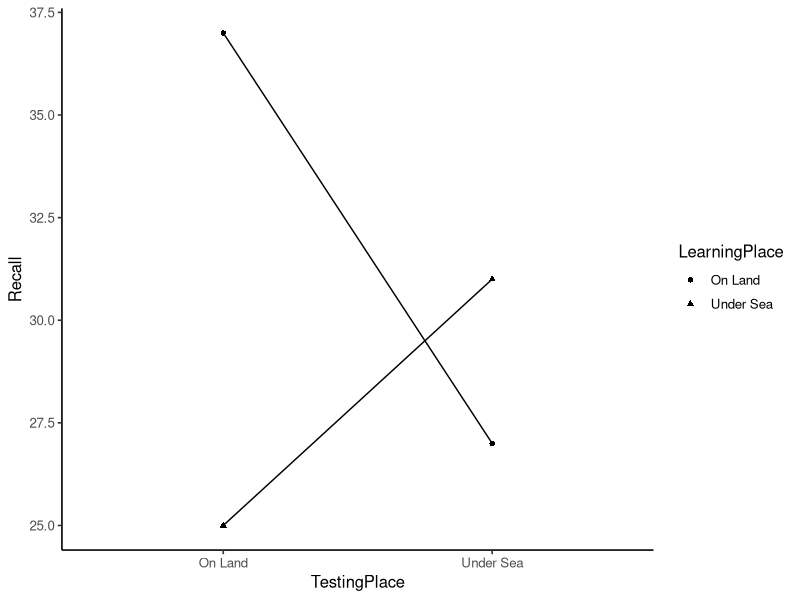

Reproduce this figure in R.
## ---- chunk 1
knitr::opts_chunk$set(
  collapse = TRUE,
  comment = "#>",
  message = FALSE,
  warning = FALSE
)
## ---- chunk 2
library(tibble)
library(tidyr)
library(dplyr)

e1 <- tribble(~Subject, ~Drug_A, ~Placebo, ~Drug_B,
        "s1", 124, 108, 104,
        "s2", 105, 107, 100,
        "s3",107,90,100,
        "s4",109,89,93,
        "s5",94,105,89,
        "s6",121,71,84) 

# convert to long
e1 <- pivot_longer(e1,cols = !Subject,
                   names_to = "IV",
                   values_to = "Latency")

# Convert IVs to factors
e1 <- e1 %>%
  mutate(Subject = as.factor(Subject),
         IV = as.factor(IV))

# conduct ANOVA, note the addition of the error term in the formula
aov_out <- aov(Latency ~ IV + Error(Subject), data=e1)
summary(aov_out)
## ---- chunk 3
e2 <- tribble(~Subject, ~r1, ~r2, ~r3, ~r4, ~r5, ~r6,
        "s1",30,18,21,15,18,12,
        "s2",21,23,16,17,13,12,
        "s3",19,21,13,15,13,9,
        "s4",19,19,16,9,11,10,
        "s5",21,16,12,15,9,11,
        "s6",22,17,14,12,10,9,
        "s7",19,20,17,10,13,5,
        "s8",17,18,11,11,9,12
        ) 

# convert to long
e2 <- pivot_longer(e2,cols = !Subject,
                   names_to = "Rank",
                   values_to = "Recall")

# Convert IVs to factors
e2 <- e2 %>%
  mutate(Subject = as.factor(Subject),
         Rank = as.factor(Rank))

# conduct ANOVA, note the addition of the error term in the formula
aov_out <- aov(Recall ~ Rank + Error(Subject), data= e2)
summary(aov_out)

## ---- chunk 4
godden_baddeley <- tribble(~Subjects,~LearningPlace,~TestingPlace,~Recall,
        "s1","On Land","On Land",34,
        "s2","On Land","On Land",37,
        "s3","On Land","On Land",27,
        "s4","On Land","On Land",43,
        "s5","On Land","On Land",44,
        "s1","On Land","Under Sea",18,
        "s2","On Land","Under Sea",21,
        "s3","On Land","Under Sea",25,
        "s4","On Land","Under Sea",37,
        "s5","On Land","Under Sea",34,
        "s1","Under Sea","On Land",14,
        "s2","Under Sea","On Land",21,
        "s3","Under Sea","On Land",31,
        "s4","Under Sea","On Land",27,
        "s5","Under Sea","On Land",32,
        "s1","Under Sea","Under Sea",22,
        "s2","Under Sea","Under Sea",25,
        "s3","Under Sea","Under Sea",33,
        "s4","Under Sea","Under Sea",33,
        "s5","Under Sea","Under Sea",42
        )

# convert IVs to factors
godden_baddeley <- godden_baddeley %>%
  mutate(Subjects = as.factor(Subjects),
         LearningPlace = as.factor(LearningPlace),
         TestingPlace = as.factor(TestingPlace))

# run ANOVA
aov_out <- aov(Recall ~ LearningPlace*TestingPlace + Error(Subjects/(LearningPlace*TestingPlace)), godden_baddeley)

# print out ANOVA summary table
summary(aov_out)

# generate plot of means
library(ggplot2)

ggplot(godden_baddeley, aes(x=TestingPlace,
                            y=Recall,
                            shape=LearningPlace,
                            group=LearningPlace))+
  geom_point(stat="summary",fun="mean")+
  geom_line(stat="summary",fun="mean")+
  theme_classic(base_size=12)
## ---- chunk 5
## example data set to illustrate sphericity
textbook <- tribble(~S, ~a1, ~a2, ~a3, ~a4,
        "s1",76,64,34,26,
        "s2",60,48,46,30,
        "s3",58,34,32,28,
        "s4",46,46,32,28,
        "s5",30,18,36,28
        ) 

## selecting the table of values in each column
textbook[,2:5]

## computing the covariation matrix
cov(textbook[,2:5])

## ta
colMeans(cov(textbook[,2:5]))

## sa-s
colMeans(cov(textbook[,2:5])) - mean(cov(textbook[,2:5]))

## double-centering

cov_matrix <- cov(textbook[,2:5])
col_mean_matrix <- cov_matrix*0 + colMeans(cov_matrix)
row_mean_matrix <- t(cov_matrix*0 + rowMeans(cov_matrix))
dc_matrix <- cov_matrix - col_mean_matrix -row_mean_matrix + mean(cov_matrix)

## greenhouse-geisser
sum(diag(dc_matrix))^2 / ((dim(dc_matrix)[1]-1)*sum(dc_matrix^2))
## ---- chunk 6
textbook <- tribble(~S, ~a1, ~a2, ~a3, ~a4,
        "s1",76,64,34,26,
        "s2",60,48,46,30,
        "s3",58,34,32,28,
        "s4",46,46,32,28,
        "s5",30,18,36,28
        ) 

## ANOVA using car
wide_data <- as.matrix(textbook[1:5,2:5])
aov_model <- lm(wide_data ~1)
rm_factor <- factor(c('a1','a2','a3','a4'))
library(car)
new_anova <- Anova(aov_model, 
                   idata=data.frame(rm_factor),
                   idesign = ~rm_factor,
                   type="III")
summary(new_anova,multivariate=FALSE)
## ---- chunk 7
pf(q= 5.3571, df1= 3, df2= 12, lower.tail = FALSE)
## ---- chunk 8
GG_df1 = (4-1) * .44596
GG_df2 = (4-1) * (5-1) *.44596

GG_df1
GG_df2

pf(q= 5.3571, df1= GG_df1, df2= GG_df2, lower.tail = FALSE)
## ---- chunk 9
# compare to ANOVA using aov
# convert to long
long_data <- pivot_longer(textbook,cols = !S,
                   names_to = "IV",
                   values_to = "DV")

# Convert IVs to factors
long_data <- long_data %>%
  mutate(S = as.factor(S),
         IV = as.factor(IV))

# conduct ANOVA, note the addition of the error term in the formula
aov_out <- aov(DV ~ IV + Error(S), data= long_data)
summary(aov_out)
## ---- chunk 10
sphericity <- tribble(~S, ~a1, ~a2, ~a3, ~a4,
        "s1",76,64,34,26,
        "s2",60,48,46,30,
        "s3",58,34,32,28,
        "s4",46,46,32,28,
        "s5",30,18,36,28
        ) 
